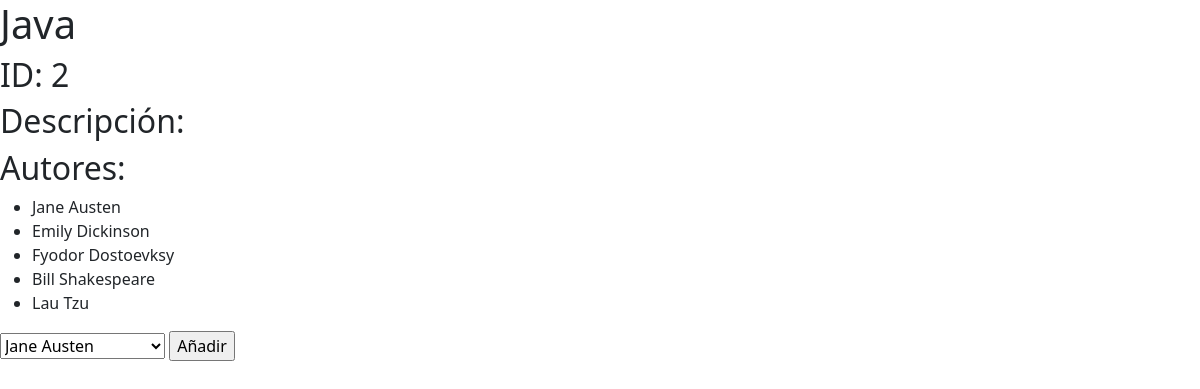
Page /libros/2 on the committed database.
### book_authors_app/models.py (models this page shows)
class libro(models.Model):
    title = models.CharField(max_length=255)
    desc = models.TextField(blank=True)
    created_at = models.DateTimeField(auto_now_add=True)
    updated_at = models.DateTimeField(auto_now=True)

class autor(models.Model):
    first_name = models.CharField(max_length=45)
    last_name = models.CharField(max_length=45)
    libros = models.ManyToManyField(libro, related_name='autores')
    notas = models.TextField(blank=True)
    created_at = models.DateTimeField(auto_now_add=True)
    updated_at = models.DateTimeField(auto_now=True)

### book_authors_app/views.py (the view)
# urls.py: path('libros/<int:id>', views.libro_view),
def libro_view(request, id):
    context = {
        'autores': autor.objects.all(),
        'libro': libro.objects.get(id=id),
    }
    return render(request, "libro.html", context)

### book_authors_app/templates/libro.html (shortened to what this page needs)
<!DOCTYPE html>
<html lang="en">
	<head>
		<link href="https://cdn.jsdelivr.net/npm/bootstrap@5.0.0-beta3/dist/css/bootstrap.min.css" rel="stylesheet">
  </head>
  <body>
    <h1>{{libro.title}}</h1>
    <h2>ID: {{libro.id}}</h2>
    <h2>Descripción: {{libro.desc}}</h2>
    <h2>Autores:</h2>
    <ul>
      {% for autor in libro.autores.all %}
      <li>
        {{autor.first_name}} {{autor.last_name}}
      </li>
      {% endfor %}
    </ul>
    <form action="/libros/{{libro.id}}/add_autor" method="POST">
      <select name="autor" id="autor">
        {% for autor in autores %}
          <option value="{{autor.id}}">{{autor.first_name}} {{autor.last_name}}</option>
        {% endfor %}
      </select>
      <input type="submit" value="Añadir">
    </form>
  </body>
</html>

### rows in the picture
libro: id "2"
autor: first_name "Jane", last_name "Austen"
autor: first_name "Emily", last_name "Dickinson"
autor: first_name "Fyodor", last_name "Dostoevksy"
autor: first_name "Bill", last_name "Shakespeare"
autor: first_name "Lau", last_name "Tzu"

### other values in the picture
form field autor "Jane Austen"
